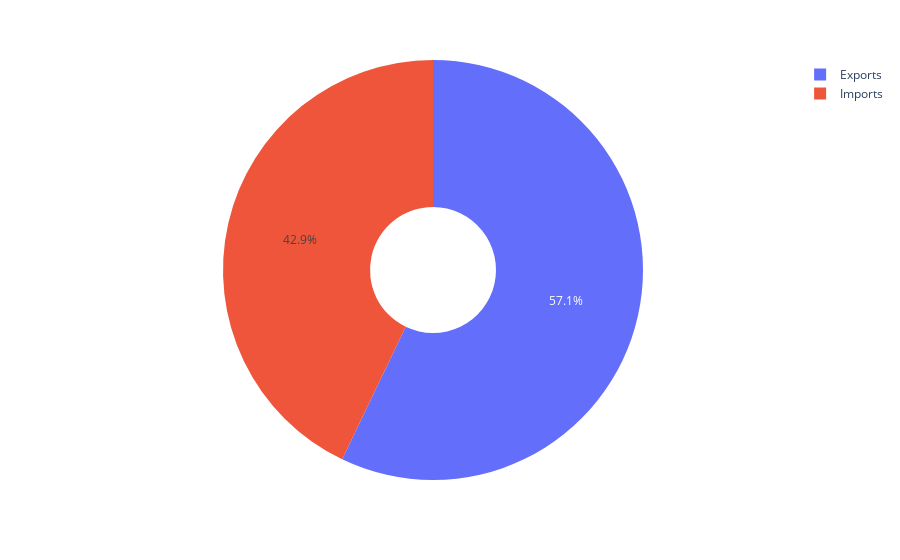

This figure's notebook cell:
### Code cell
px.pie(df_ebal_query,values='value', names='TRANSACTION', hole=.3)

### Figure 1 — Plotly figure (JSON) as saved in the notebook; plotly's stock layout.template omitted (floating-point values rounded to 4 significant figures)
{"data": [{"domain": {"x": [0, 1], "y": [0, 1]}, "hole": 0.3, "hovertemplate": "TRANSACTION=%{label}<br>value=%{value}<extra></extra>", "labels": ["Imports", "Exports"], "legendgroup": "", "name": "", "showlegend": true, "type": "pie", "values": [4246000.0, 5656000.0]}], "layout": {"legend": {"tracegroupgap": 0}, "margin": {"t": 60}}}
